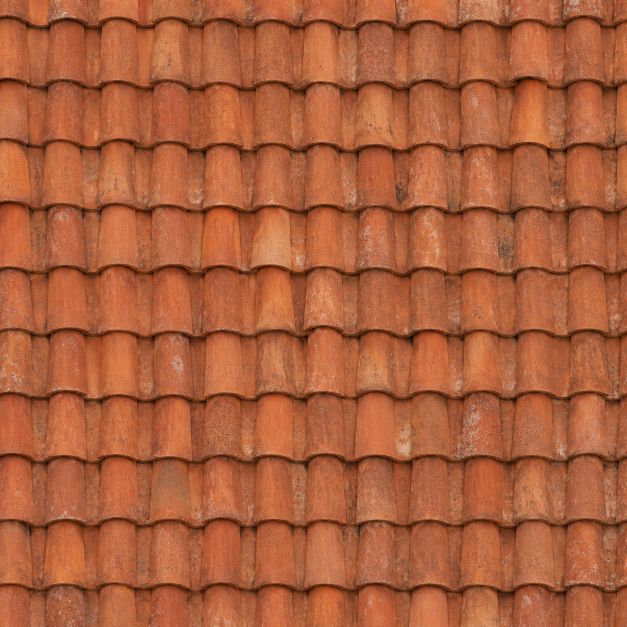
#> input picture 00_control/fuentes_lote01/a_top_down_close_up_full_frame_seamless_texture_l.png, 1254 x 1254 px, found by its file name (shown at 1/2 size)
$ python procesar_teja_lote01.py
#> lines starting #> are read from the running program, lines starting #| are printed output that depends on the picture
from pathlib import Path
import json, csv, zipfile, hashlib, numpy as np
from PIL import Image,ImageEnhance,ImageDraw,ImageFont
work=Path('/mnt/data/texturas_renacimiento_italiano')
ctl=work/'00_control'; folder=work/'comunes/tejados'; folder.mkdir(parents=True,exist_ok=True)
files={
 'a':'/mnt/data/a_top_down_close_up_full_frame_seamless_texture_l.png',
 'b':'/mnt/data/a_close_up_top_down_orthographic_view_of_an_old_t.png',
 'c':'/mnt/data/a_photorealistic_top_down_perfectly_frontal_tig.png',
}
# Preserve photographic texture. Align crop edges to the repeating tile rhythm, and only blend a narrow band
# to avoid the obvious seams while retaining detailed stone/ceramic texture.

def make_seamless(path, size=512):
#> called with size = 512
    raw=np.asarray(Image.open(path).convert('RGB'),dtype=np.float32)
    H,W=raw.shape[:2]
#> H = 1254; W = 1254
    # Use downsampled grayscale for efficiency and optimise long repeat interval to tile approximately aligned positions.
    g=np.asarray(Image.fromarray(raw.astype('uint8')).convert('L').resize((628,628),Image.Resampling.BILINEAR),dtype=np.float32)
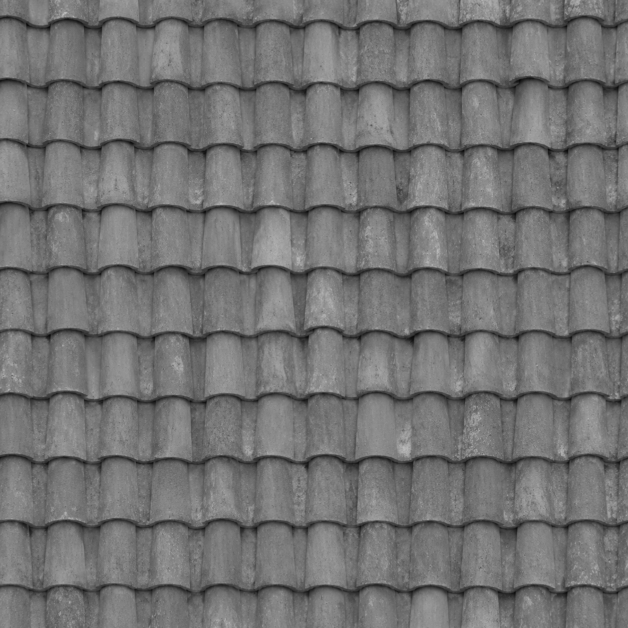
#> g: shape (628, 628) float32; min 8, max 186, mean 114.2
    s=W/628
#> s = 2
    # Decide seam positions by geometric similarity of narrow strips; prioritize matching edges phase.
    bestx=(1e9,44,558)
    for width in range(455,565,2):
        for start in range(12,628-width-12,2):
            end=start+width
            # Approximate seam match using 2 wide pixel strips.
            left=g[40:588,start:start+2]
            right=g[40:588,end-2:end]
            score=np.mean(np.abs(left-right))
            if score < bestx[0]:bestx=(score,start,end)
#> after the loop, bestx = (9.71, 54, 579)
    besty=(1e9,44,558)
    for height in range(455,565,2):
        for start in range(12,628-height-12,2):
            end=start+height
            top=g[start:start+2,40:588]
            bot=g[end-2:end,40:588]
            score=np.mean(np.abs(top-bot))
            if score < besty[0]:besty=(score,start,end)
#> after the loop, besty = (8.61, 40, 545)
    x0,x1=int(bestx[1]*s),int(bestx[2]*s)
#> x0 = 107; x1 = 1156
    y0,y1=int(besty[1]*s),int(besty[2]*s)
#> y0 = 79; y1 = 1088
    tile=Image.fromarray(raw[y0:y1,x0:x1].astype('uint8')).resize((size,size),Image.Resampling.LANCZOS)
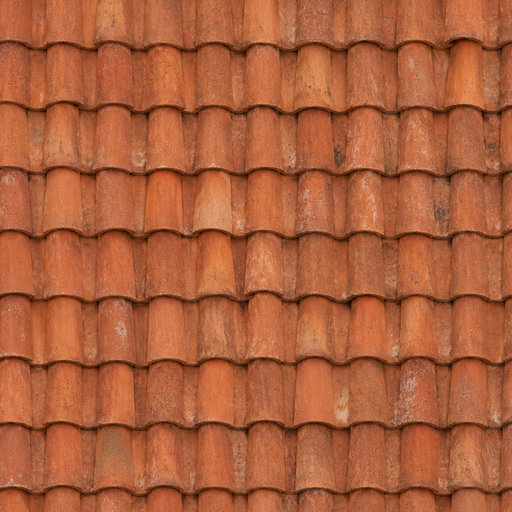
#> tile: PIL image 512x512 RGB; mean R, G, B 172.9, 96, 60.3
    arr=np.asarray(tile,dtype=np.float32).copy()
    # Symmetric edge-only blend: opposite edges share exactly the same pixel values.
    bw=16
    for j in range(bw):
      alpha=(1-j/bw)**1.9
      l=arr[:,j,:].copy(); r=arr[:,size-1-j,:].copy(); middle=.5*(l+r)
      arr[:,j,:]=l*(1-alpha)+middle*alpha
      arr[:,size-1-j,:]=r*(1-alpha)+middle*alpha
#> arr: shape (512, 512, 3) float32; mean R, G, B 172.9, 96, 60.3
    for j in range(bw):
      alpha=(1-j/bw)**1.9
      t=arr[j,:,:].copy(); b=arr[size-1-j,:,:].copy(); middle=.5*(t+b)
      arr[j,:,:]=t*(1-alpha)+middle*alpha
      arr[size-1-j,:,:]=b*(1-alpha)+middle*alpha
#> arr: shape (512, 512, 3) float32; mean R, G, B 172.9, 96, 60.3
    out=Image.fromarray(np.clip(arr,0,255).astype('uint8'))
    a=np.asarray(out,dtype=np.int16)
    # difference at external border guaranteed 0-1 LSB
    metrics={'edge_left_right_max':int(np.abs(a[:,0,:]-a[:,-1,:]).max()),
             'edge_top_bottom_max':int(np.abs(a[0,:,:]-a[-1,:,:]).max()),
             'crop_px':[x0,y0,x1,y1],'score_greyscale':[round(bestx[0],2),round(besty[0],2)]}
#> metrics = {'edge_left_right_max': 0, 'edge_top_bottom_max': 0, 'crop_px': [107, 79, 1156, 1088], 'score_greyscale': [9.71, 8.61]}
    return out,metrics

quality={}
for v,path in files.items():
 name=f'teja_arabe_roja_{v}.png'
 out,metric=make_seamless(path)
#> metric has the same summary as metrics in make_seamless
 out.save(folder/name,optimize=True)
#> (the run stopped early here; a loop or call above may not have finished)

$ run again, with 00_control/fuentes_lote01/a_high_resolution_compilation_texture_atlas_image.png copied over 00_control/fuentes_lote01/a_top_down_close_up_full_frame_seamless_texture_l.png
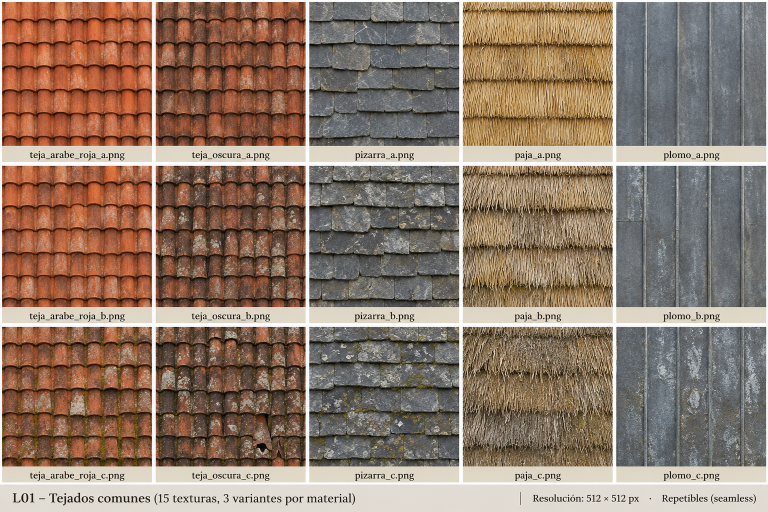
#> input picture 00_control/fuentes_lote01/a_high_resolution_compilation_texture_atlas_image.png, 1536 x 1024 px, found by its file name (shown at 1/2 size)
#> in make_seamless, `g=np.asarray(Image.fromarray(raw.astype('uint8')).convert('L').resize(..`:
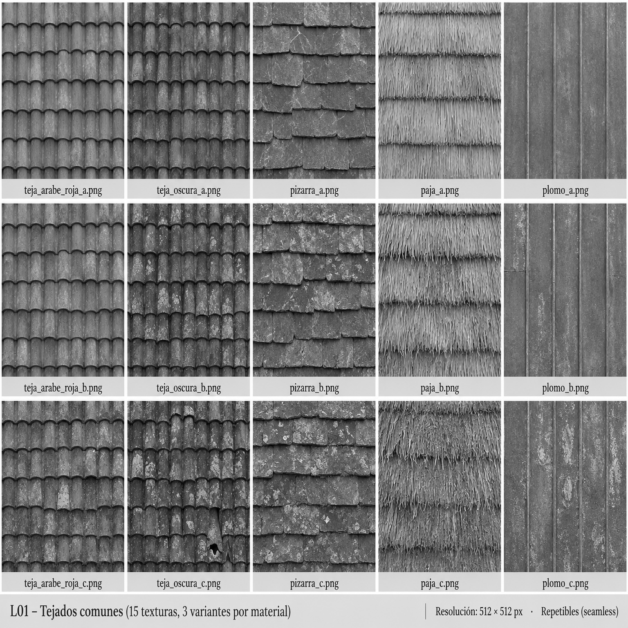
#> g: shape (628, 628) float32; min 2, max 255, mean 126.5
#> after the loop in make_seamless, `for width in range(455,565,2):`: bestx = (16.44, 12, 511)
#> after the loop in make_seamless, `for height in range(455,565,2):`: besty = (18.29, 58, 525)
#> x0 = 29; x1 = 1249
#> y0 = 141; y1 = 1284
#> after the loop in make_seamless, `for j in range(bw):`:
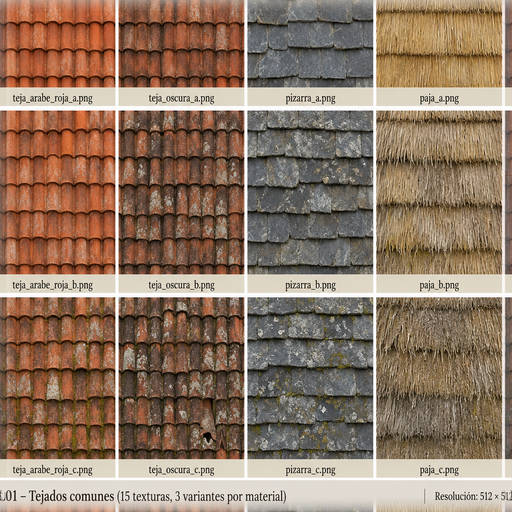
#> arr: shape (512, 512, 3) float32; mean R, G, B 144.7, 121.2, 102.4; drawn with min black and max white
#> metrics = {'edge_left_right_max': 0, 'edge_top_bottom_max': 0, 'crop_px': [29, 141, 1249, 1284], 'score_greyscale': [16.44, 18.29]}
#> metric has the same summary as metrics in make_seamless
